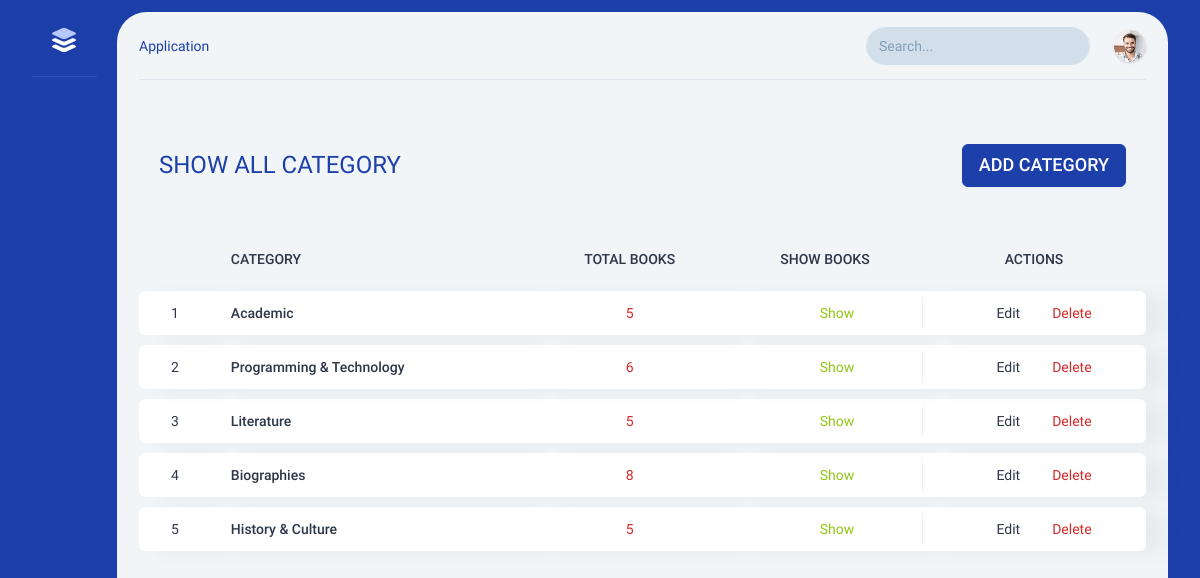
The app's page /dashboard/books_category/ (signed in) with its own data.
### Auth/models.py (models this page shows)
@cleanup.select
class user(AbstractUser):
    first_name = None
    last_name = None
    class RoleData(models.TextChoices):
        ADMIN = 'admin', 'Admin'
        Staff = 'staff', 'Staff'
    profile = ResizedImageField(size=[300,200],quality=80,upload_to=admin_profile, null=True, blank=True)
    name = models.CharField(max_length=50)
    email = models.EmailField(unique=True)
    phone_number = models.CharField(max_length=50, blank= True, null = True)
    role = models.CharField(max_length=10,choices=RoleData.choices, default='staff')

### Books/models.py (models this page shows, shortened)
class Category(models.Model):
    name = models.CharField(max_length=250, blank=True, null=True)

### Dashboard/views.py (the view)
# urls.py: path('books_category/', book_category_page, name="book_category_page"),
@login_required(login_url='login')
def book_category_page(request):
    context ={}
    category = Category.objects.all()
    context['categorys'] = category
    return render(request, "html/dashboard/books_category.html", context)

### IndexPage/context_processors.py (called while the page is built)
def Categories(request):
    return{"Categorys": Category.objects.all()}

def Authors(request):
    return{"Authors": Author.objects.all()}

def Formats(request):
    return {"Formats": Format.objects.all()}

### templates/html/dashboard/books_category.html (shortened to what this page needs)
{% include 'html/components/dashboard_nav.html' %}
<div class="grid columns-12 gap-6">
    <div class="g-col-12 mt-6">
        <div class=" my-5 p-5 bg-light rounded">
            <div class="row align-items-center">
                <div class="col-md-8">
                    <h1 class="lead mb-0" style="font-size: 24px; color:#1c3faa; font-weight: 400;">SHOW ALL CATEGORY</h1>
                </div>
                <div class="col-md-4 d-flex justify-content-end">
                    <a href="{% url 'dashboard:add_book_category' %}">
                        <button type="button" class="btn btn-primary btn-lg">ADD CATEGORY</button>
                    </a>
                </div>
            </div>
        </div>
        <div class="intro-y overflow-auto overflow-lg-visible mt-10 mt-sm-0">
            <table class="table table-report mt-sm-2">
                <thead>
                    <tr>
                        <th class="text-nowrap"></th>
                        <th class="text-nowrap">CATEGORY</th>
                        <th class="text-center text-nowrap">TOTAL BOOKS</th>
                        <th class="text-center text-nowrap">SHOW BOOKS</th>
                        <th class="text-center text-nowrap">ACTIONS</th>
                    </tr>
                </thead>
                <tbody>
                    {% for category in categorys %}
                    <tr class="intro-x">
                        <td class="text-center">{{ forloop.counter }}</td>
                        <td>
                            <a href="index.html" class="fw-medium text-nowrap">
                                <p>{{ category.name }}</p>
                            </a>
                        </td>
                        <td class="w-45">
                            <div class="d-flex align-items-center justify-content-center text-theme-6"> {{ category.book_set.count }} </div>
                        </td>
                        <td class="w-45">
                            <a href="{% url 'dashboard:product_by_category' category.id %}">
                                <div class="d-flex align-items-center justify-content-center text-theme-9"> <i data-feather="eye" class="w-4 h-4 me-2"></i> Show </div>
                            </a>
                        </td>
                        <td class="table-report__action w-56">
                            <div class="d-flex justify-content-center align-items-center">
                                <a class="d-flex align-items-center me-3" href="{% url 'dashboard:edit_category' category.id %}"> <i data-feather="check-square" class="w-4 h-4 me-1"></i> Edit </a>
                                <div class="delete-form">
                                    <a class="delete-btn d-flex align-items-center text-theme-6" href="{% url 'dashboard:category_delete' category.id %}"> <i data-feather="trash-2" class="w-4 h-4 me-1"></i> Delete </a>
                                </div>
                            </div>
                        </td>
                    </tr>
                    {% endfor %}
                </tbody>
            </table>
        </div>
    </div>
</div>
{% include 'html/components/dashboard_footer.html' %}

### templates/html/components/dashboard_nav.html (shortened to what this page needs)
{% load static %}
<!DOCTYPE html>
<html lang="en" class="light">
<head>
<link rel="stylesheet" href="{% static 'dashboard/css/app.css' %}"/>
<link rel="stylesheet" href="{% static 'dashboard/css/style.css' %}"/>
</head>
        <div class="d-flex">
            <nav class="side-nav">
                <a href="{% url 'dashboard:CustomAdmin' %}" class="intro-x d-flex align-items-center ps-5 pt-4">
                    <img alt="Rubick Tailwind HTML Admin Template" class="w-6" src="{% static 'dashboard/images/logo.svg' %}">
                </a>
                <div class="side-nav__devider my-6"></div>
                <ul>
                    <li>
                        <a href="{% url 'dashboard:banner_section' %}" class="side-menu">
                        </a>
                    </li>
                    <li>
                        <a href="{% url 'dashboard:all_books' %}" class="side-menu">
                        </a>
                    </li>
                    <li>
                        <a href="{% url 'dashboard:book_category_page' %}" class="side-menu">
                        </a>
                    </li>
                    <li>
                        <a href="{% url 'dashboard:author' %}" class="side-menu">
                        </a>
                    </li>
                    <li>
                        <a href="{% url 'dashboard_blog' %}" class="side-menu">
                        </a>
                    </li>
                    <li>
                        <a href="{% url 'dashboard:subscribers' %}" class="side-menu">
                        </a>
                    </li>
                    <li>
                        <a href="{% url 'dashboard:staff' %}" class="side-menu">
                        </a>
                    </li>
                </ul>
            </nav>
            <div class="content">
                <div class="top-bar">
                    <div class="-intro-x breadcrumb me-auto d-none d-sm-flex"> <a href="{% url 'dashboard:CustomAdmin' %}">Application</a> <i data-feather="chevron-right" class="breadcrumb__icon"></i> <a href="index.html" class="breadcrumb--active">{{ banner }}</a> </div>
                    <div class="intro-x position-relative me-3 me-sm-6">
                        <div class="search d-none d-sm-block">
                            <input type="text" class="search__input form-control border-transparent" placeholder="Search...">
                            <i data-feather="search" class="search__icon dark-text-gray-300"></i>
                        </div>
                    </div>
                    <div class="intro-x dropdown w-8 h-8">
                        <div class="dropdown-toggle w-8 h-8 rounded-pill overflow-hidden shadow-lg image-fit zoom-in" role="button" aria-expanded="false" data-bs-toggle="dropdown">
                            {% if user.profile %}
                                <img src="{{ user.profile.url }}" alt="profile">
                            {% else %}
                                <img src="{% static 'dashboard/profile.webp' %}" alt="avatar">
                            {% endif %}
                        </div>
                    </div>
                </div>

### records on screen
Category: name "Academic", book_set.count "5"
Category: name "Programming & Technology", book_set.count "6"
Category: name "Literature", book_set.count "5"
Category: name "Biographies", book_set.count "8"
Category: name "History & Culture", book_set.count "5"
